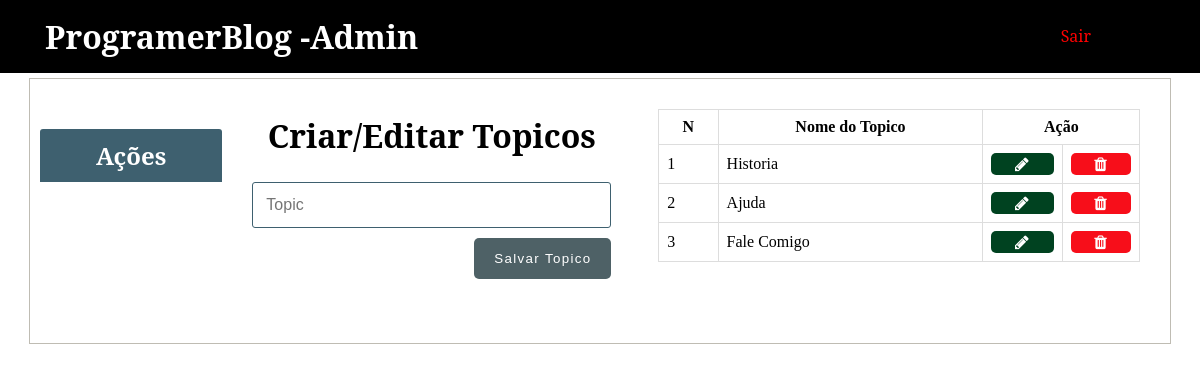
The page /admin/topics.php on the database its author committed.
### tables this page shows
CREATE TABLE `topics` (
  `id` int(11) NOT NULL,
  `name` varchar(255) NOT NULL,
  `slug` varchar(255) NOT NULL
);

### admin/includes/admin_functions.php (called while the page is built, shortened)
<?php
$isEditingTopic = false;
$topic_name = "";
function getAllTopics() {
	global $conn;
	$sql = "SELECT * FROM topics";
	$result = mysqli_query($conn, $sql);
	$topics = mysqli_fetch_all($result, MYSQLI_ASSOC);
	return $topics;
}
?>

### admin/topics.php (the view, shortened to what this page needs)
<?php  include('../config.php'); ?>
<?php  include(ROOT_PATH . '/admin/includes/admin_functions.php'); ?>
<?php include(ROOT_PATH . '/admin/includes/head_section.php'); ?>
<?php $topics = getAllTopics();	?>
</head>
<body>
	<?php include(ROOT_PATH . '/admin/includes/navbar.php') ?>
	<div class="container content">
		<?php include(ROOT_PATH . '/admin/includes/menu.php') ?>
		<div class="action">
			<h1 class="page-title">Criar/Editar Topicos</h1>
			<form method="post" action="<?php echo BASE_URL . 'admin/topics.php'; ?>" >
				<input type="text" name="topic_name" value="<?php echo $topic_name; ?>" placeholder="Topic">
				<?php if ($isEditingTopic === true): ?>
					<button type="submit" class="btn" name="update_topic">UPDATE</button>
				<?php else: ?>
					<button type="submit" class="btn" name="create_topic">Salvar Topico</button>
				<?php endif ?>
			</form>
		</div>
		<div class="table-div">
			<?php if (empty($topics)): ?>
				<h1>No topics in the database.</h1>
			<?php else: ?>
				<table class="table">
					<thead>
						<th>N</th>
						<th>Nome do Topico</th>
						<th colspan="2">Ação</th>
					</thead>
					<tbody>
					<?php foreach ($topics as $key => $topic): ?>
						<tr>
							<td><?php echo $key + 1; ?></td>
							<td><?php echo $topic['name']; ?></td>
							<td>
								<a class="fa fa-pencil btn edit"
									href="topics.php?edit-topic=<?php echo $topic['id'] ?>">
								</a>
							</td>
							<td>
								<a class="fa fa-trash btn delete"
									href="topics.php?delete-topic=<?php echo $topic['id'] ?>">
								</a>
							</td>
						</tr>
					<?php endforeach ?>
					</tbody>
				</table>
			<?php endif ?>
		</div>
	</div>
</body>
</html>

### static/css/admin_styling.css (style rules this page uses)
* { margin: 0px; padding: 0px; }
a { text-decoration: none; }
h1, h2, h3, h4, h5, h6 { font-family: 'Noto Serif', serif; }
form { width: 60%; margin: 5px auto; padding-bottom: 50px; }
form input[type=file], input[type=email], input[type=password], input[type=text], form select, form textarea { width: 100%; display: block; padding: 13px 13px; font-size: 1em; margin: 5px auto 10px; border-radius: 3px; box-sizing : border-box; background: transparent; border: 1px solid #3E606F; }
form button { float: right; margin-left: 24%; }
table { border-collapse: collapse; width: 70%; margin: 20px auto; }
th, td { padding: 8px; text-align: left; border: 1px solid #ddd; }
th { text-align: center; }
.btn { color: white; background: #4E6166; text-align: center; border: none; border-radius: 5px; display: block; letter-spacing: .1em; padding: 13px 20px; text-decoration: none; }
.container { width: 95%; margin: 5px auto 50px; border: 1px solid #BFBCB3; padding: 10px 0px 50px; }
.container:after { content: ""; display: block; clear: both; }
.container.content .action { width: 35%; float: left; text-align: center; }
.container.content .action form { width: 90%; }
.container.content .action .page-title { margin: 25px; }
.table-div { float: left; width: 47%; }
.table-div table { width: 90%; }
.table-div a.fa { color: white; padding: 3px; }
.table-div .edit { background: #004220; }
.table-div .delete { background: #F70E1A; }

### rows shown on the page
topics: name "Historia"
topics: name "Ajuda"
topics: name "Fale Comigo"
